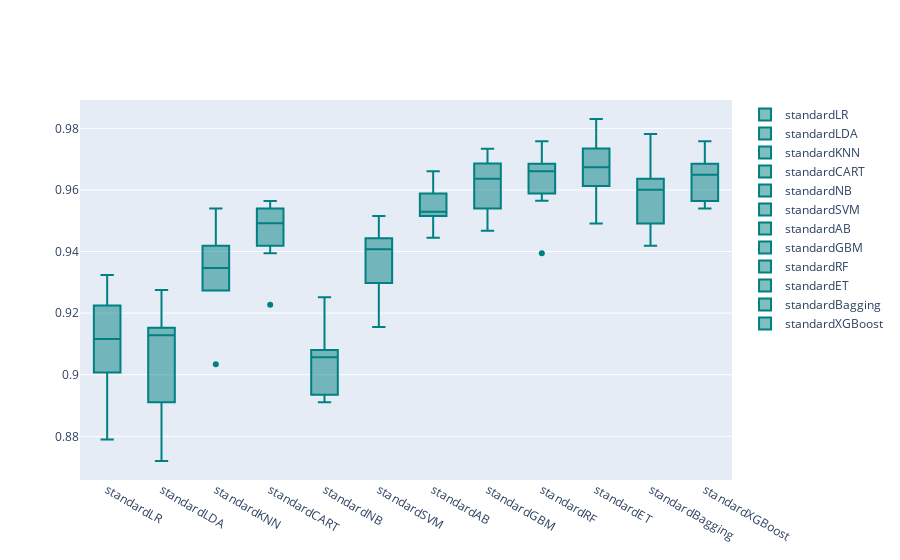

The cell this chart's notebook holds for it:
### Code cell
models = GetScaledModel('standard')
names,results = BasedLine2(X_train, y_train, models)
PlotBoxR().PlotResult(names,results)
scaledScoreStandard = ScoreDataFrame(names,results)
compareModels = pd.concat([basedLineScore,
                           scaledScoreStandard], axis=1)
compareModels

### Figure 1 — Plotly figure (JSON) as saved in the notebook; plotly's stock layout.template omitted (floating-point values rounded to 4 significant figures)
{"data": [{"marker": {"color": "rgb(0, 128, 128)"}, "name": "standardLR", "type": "box", "y": [0.9275, 0.9324, 0.8937, 0.8789, 0.9201, 0.9007, 0.9104, 0.9128, 0.9031, 0.9225]}, {"marker": {"color": "rgb(0, 128, 128)"}, "name": "standardLDA", "type": "box", "y": [0.9275, 0.9179, 0.872, 0.8789, 0.9128, 0.908, 0.9128, 0.9128, 0.891, 0.9153]}, {"marker": {"color": "rgb(0, 128, 128)"}, "name": "standardKNN", "type": "box", "y": [0.9396, 0.9396, 0.9034, 0.9274, 0.9298, 0.9419, 0.9298, 0.9467, 0.9274, 0.954]}, {"marker": {"color": "rgb(0, 128, 128)"}, "name": "standardCART", "type": "box", "y": [0.9493, 0.9493, 0.9227, 0.9395, 0.9419, 0.9492, 0.9492, 0.954, 0.9564, 0.954]}, {"marker": {"color": "rgb(0, 128, 128)"}, "name": "standardNB", "type": "box", "y": [0.9251, 0.9058, 0.8913, 0.891, 0.9007, 0.908, 0.9056, 0.908, 0.8935, 0.9177]}, {"marker": {"color": "rgb(0, 128, 128)"}, "name": "standardSVM", "type": "box", "y": [0.9469, 0.9396, 0.9155, 0.9274, 0.9298, 0.9516, 0.9443, 0.9443, 0.9346, 0.9419]}, {"marker": {"color": "rgb(0, 128, 128)"}, "name": "standardAB", "type": "box", "y": [0.9541, 0.9517, 0.9444, 0.9516, 0.9564, 0.9613, 0.9516, 0.9492, 0.9588, 0.9661]}, {"marker": {"color": "rgb(0, 128, 128)"}, "name": "standardGBM", "type": "box", "y": [0.9686, 0.9662, 0.9469, 0.9467, 0.9661, 0.9734, 0.954, 0.9613, 0.9588, 0.9734]}, {"marker": {"color": "rgb(0, 128, 128)"}, "name": "standardRF", "type": "box", "y": [0.9662, 0.9686, 0.9565, 0.9395, 0.9661, 0.9758, 0.9685, 0.9613, 0.9661, 0.9588]}, {"marker": {"color": "rgb(0, 128, 128)"}, "name": "standardET", "type": "box", "y": [0.971, 0.9734, 0.9565, 0.9492, 0.9613, 0.9758, 0.9831, 0.9637, 0.9637, 0.9734]}, {"marker": {"color": "rgb(0, 128, 128)"}, "name": "standardBagging", "type": "box", "y": [0.9589, 0.9565, 0.942, 0.9419, 0.9613, 0.9782, 0.9492, 0.9637, 0.9613, 0.9661]}, {"marker": {"color": "rgb(0, 128, 128)"}, "name": "standardXGBoost", "type": "box", "y": [0.9638, 0.9686, 0.9589, 0.954, 0.9564, 0.9661, 0.9564, 0.9661, 0.9685, 0.9758]}], "layout": {}}
